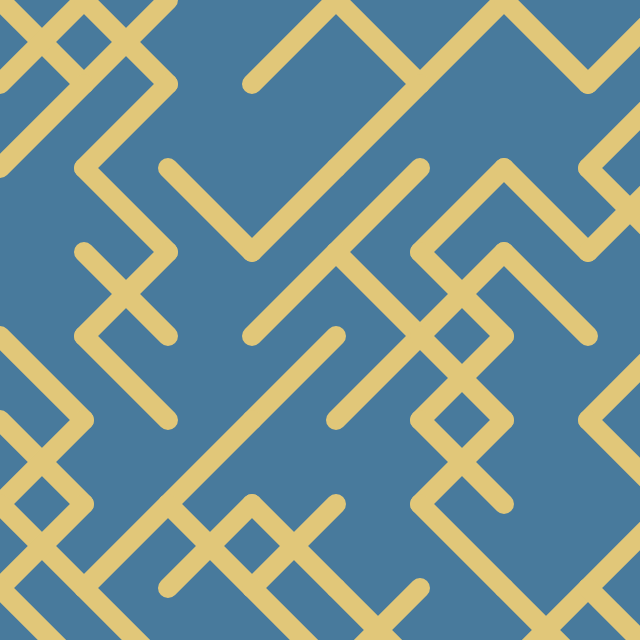
Frame 1 (no input)
Frame 60 (no input): identical to frame 1, image omitted
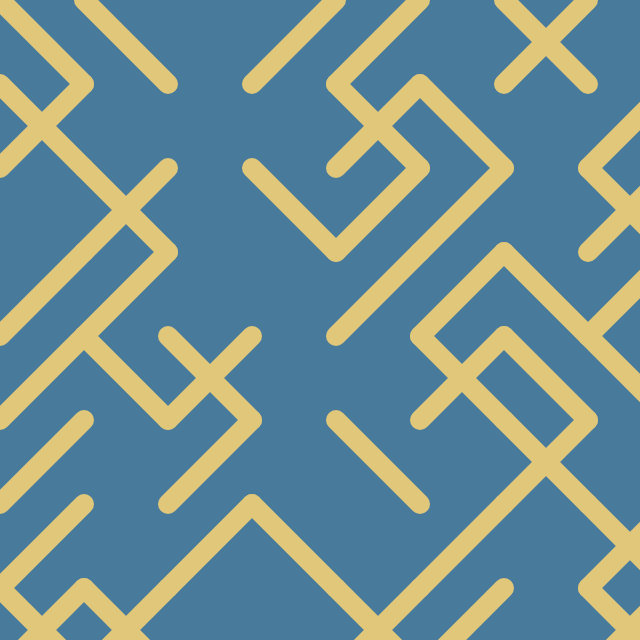
Frame 120 (the mouse pressed at the canvas centre since frame 60)

The p5.js sketch that drew these frames (run headless with seeded random() and noise() and a simulated clock; from frame 60 on, the mouse is pressed at the canvas centre):

// p5.js sketch
// ── sketch.js
function setup() {
  createCanvas(640, 640);
}

function draw() {
  // Talma, Spectrum 7 Colors
  background('#487A9C'); // Teal
  noSmooth();
  stroke('#E1C779'); // Pollen 
  strokeWeight(20);
  noFill();
  
  randomSeed(mouseX);
  
  var m = 84; 
  
  for (var y=0; y < height; y+=m) {
    for (var x = 0; x < width; x+=m) {
      var j = round(random(5));
      if (j === 1) {
        line(x, y, x+m, y+m);
        line(x, y+m, x+m, y);
      } else if (j === 2) {
        line(x, y, x+m, y+m);
      } else if (j === 3) {
        line(x, y+m, x+m, y);
      } else if (j === 4) {
      }
    }
  }

}
